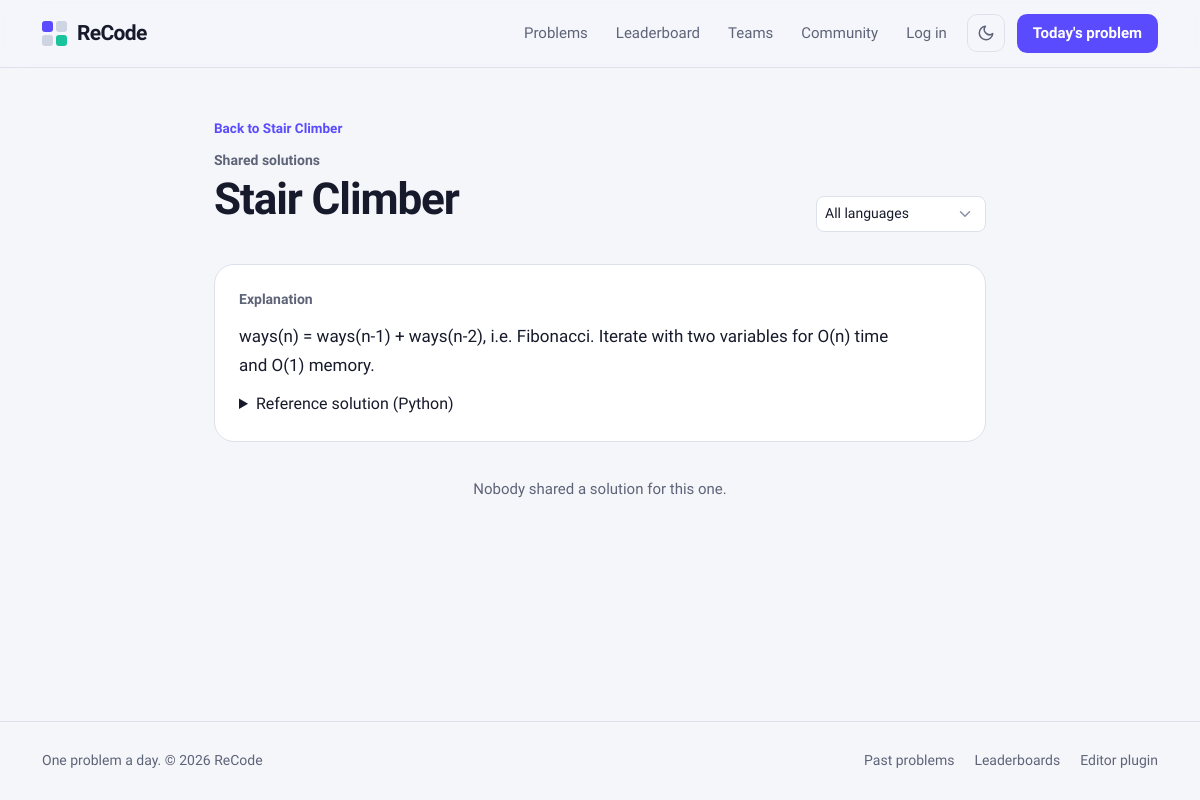
The app's page /challenges/climbing-stairs-2026-10-21/solutions/ with its own data.
### App/models.py (models this page shows, shortened)
class Challenge(models.Model):
    DIFFICULTIES = [("easy", "Easy"), ("medium", "Medium"), ("hard", "Hard")]
    title = models.CharField(max_length=100)
    slug = models.SlugField(max_length=120, unique=True)
    description = models.TextField(help_text="Supports **bold**, `inline code` and ``` code blocks.")
    constraints = models.TextField(blank=True)
    difficulty = models.CharField(max_length=10, choices=DIFFICULTIES, default="easy")
    release_date = models.DateField(db_index=True, help_text="Opens 00:00 UTC, closes 24h later.")
    function_name = models.CharField(max_length=60, help_text="Python name (snake_case). JS uses camelCase.")
    params = models.CharField(max_length=200, help_text="Comma separated parameter names")
    reference_python = models.TextField()
    reference_javascript = models.TextField(blank=True)
    explanation = models.TextField(blank=True, help_text="Shown after the challenge closes.")
    team = models.ForeignKey(Team, null=True, blank=True, on_delete=models.CASCADE, related_name="private_challenges")
    created_by = models.ForeignKey(settings.AUTH_USER_MODEL, null=True, blank=True, on_delete=models.SET_NULL)
    class Meta:
        ordering = ["-release_date"]
    def get_absolute_url(self):
        return reverse("challenge_detail", args=[self.slug])
    @property
    def opens_at(self):
        return datetime.combine(self.release_date, time.min, tzinfo=dt_timezone.utc)
    @property
    def closes_at(self):
        return self.opens_at + timedelta(days=1)
    @property
    def is_closed(self):
        return timezone.now() >= self.closes_at
    @property
    def is_released(self):
        return timezone.now() >= self.opens_at
    def is_visible_to(self, user):
        if user.is_authenticated and user.is_staff:
            return True
        if not self.is_released:
            return False
        if self.team_id:
            return self.team.has_member(user)
        return True

### App/views/challenges.py (the view)
# urls.py: path("challenges/<slug:slug>/solutions/", views.solutions, name="solutions"),
def solutions(request, slug):
    challenge = _visible_challenge(request, slug)
    if not challenge.is_closed:
        return render(request, "solutions.html", {"challenge": challenge, "locked": True})
    subs = (
        Submission.objects.filter(participation__challenge=challenge, status="accepted", shared=True, flagged=False)
        .select_related("user__profile", "participation__team")
        .annotate(like_count=Count("likes"))
    )
    if request.user.is_authenticated:
        subs = subs.annotate(liked=Exists(SolutionLike.objects.filter(submission=OuterRef("pk"), user=request.user)))
    language = request.GET.get("language", "")
    if language:
        subs = subs.filter(language=language)
    top = Participation.objects.filter(challenge=challenge, solved_at__isnull=False, is_practice=False).order_by("-score")[:1]
    return render(request, "solutions.html", {
        "challenge": challenge,
        "submissions": subs.order_by("-like_count", "created_at")[:50],
        "language": language,
        "reference": challenge.reference_python,
        "top": top[0] if top else None,
    })

### App/templatetags/recode.py (called while the page is built)
@register.filter
def simple_md(text):
    text = escape(text or "")
    blocks = []
    def stash(match):
        blocks.append(f"<pre class=\"md-pre\"><code>{match.group(1).strip()}</code></pre>")
        return f"\x00{len(blocks) - 1}\x00"
    text = _CODE_BLOCK.sub(stash, text)
    text = _INLINE_CODE.sub(r"<code>\1</code>", text)
    text = _BOLD.sub(r"<strong>\1</strong>", text)
    paragraphs = []
    for chunk in re.split(r"\n\s*\n", text.strip()):
        if re.fullmatch(r"\x00\d+\x00", chunk.strip()):
            paragraphs.append(chunk.strip())
        else:
            paragraphs.append("<p>" + chunk.replace("\n", "<br>") + "</p>")
    html = "\n".join(paragraphs)
    html = re.sub(r"\x00(\d+)\x00", lambda m: blocks[int(m.group(1))], html)
    return mark_safe(html)

### App/views/challenges.py (called while the page is built)
def _visible_challenge(request, slug):
    challenge = get_object_or_404(Challenge.objects.select_related("team"), slug=slug)
    if not challenge.is_visible_to(request.user):
        raise Http404("Challenge not available")
    return challenge

### App/templates/solutions.html (shortened to what this page needs)
{% extends 'base.html' %}
{% load recode %}
{% block content %}
<div class="page page-narrow">
    <a class="link-arrow small" href="{{ challenge.get_absolute_url }}">Back to {{ challenge.title }}</a>
    <div class="page-head mt-2">
        <div>
            <span class="eyebrow">Shared solutions</span>
            <h1>{{ challenge.title }}</h1>
        </div>
        {% if not locked %}
        <form method="get" class="filter-bar">
            <select name="language" class="form-select form-select-sm" onchange="this.form.submit()" aria-label="Language">
                <option value="">All languages</option>
            </select>
        </form>
        {% endif %}
    </div>
    {% if locked %}
    <div class="r-card text-center p-5">
        <h3>Shared solutions open after the deadline</h3>
        <p class="muted">They stay hidden so nobody can copy their way up the board. Opens in</p>
        <span class="tile-clock" style="font-size: 26px" data-countdown="{{ challenge.closes_at.isoformat }}">--:--:--</span>
    </div>
    {% else %}
    <div class="r-card mb-3">
        <div class="card-title-row"><span class="eyebrow">Explanation</span>{% if top %}<span class="muted small">Top score: {{ top.score|floatformat:1 }} by {{ top.owner_name }}</span>{% endif %}</div>
        <div class="statement">{{ challenge.explanation|default:"—"|simple_md }}</div>
        <details><summary>Reference solution (Python)</summary><pre class="md-pre"><code>{{ reference }}</code></pre></details>
    </div>
    {% for s in submissions %}
    <div class="r-card solution">
        <div class="card-title-row">
            <div>
                <a href="{% url 'public_profile' s.user.username %}"><strong>{{ s.user.profile.name }}</strong></a>
                {% if s.participation.team %}<span class="pill pill-team">{{ s.participation.team.name }}</span>{% endif %}
                <span class="pill">{{ s.language|lang_label }}</span>
                <span class="muted small">scored {{ s.participation.score|floatformat:1 }}{% if s.runtime_ms %}, ran in {{ s.runtime_ms|floatformat:1 }} ms{% endif %}</span>
            </div>
            <button class="btn-r btn-r-sm btn-r-ghost like-btn {% if s.liked %}voted{% endif %}" data-like="{% url 'solution_like' s.pk %}" {% if not user.is_authenticated %}disabled{% endif %}>♥ <span>{{ s.like_count }}</span></button>
        </div>
        <pre class="md-pre"><code>{{ s.code }}</code></pre>
    </div>
    {% empty %}
    <div class="empty">Nobody shared a solution for this one{% if language %} in {{ language|lang_label }}{% endif %}.</div>
    {% endfor %}
    {% endif %}
</div>
{% endblock %}

### App/static/style.css (style rules this page uses)
:root { --bg: #F5F6FA; --surface: #FFFFFF; --surface-2: #EEF0F6; --border: #DDE1EC; --border-strong: #C5CADA; --text: #161A2B; --muted: #5E6478; --accent: #5B4BFF; --accent-hover: #4A3AF0; --accent-ink: #FFFFFF; --accent-soft: rgba(91, 75, 255, 0.10); --ok: #0E9E79; --warn: #B7800B; --bad: #D93A40; --tile-ok: #19C39C; --tile-mid: #F5B83D; --tile-ice: #7CC4F4; --tile-off: #E3E6EF; --tile-off-border: #CFD4E2; --editor-bg: #12142A; --shadow: 0 1px 2px rgba(22, 26, 43, 0.06), 0 8px 24px rgba(22, 26, 43, 0.06); --r-panel: 20px; --r-control: 10px; --r-tile: 6px; --font-display: 'Bricolage Grotesque', 'Geist', system-ui, sans-serif; --font-body: 'Geist', system-ui, -apple-system, 'Segoe UI', sans-serif; --mono: 'Geist Mono', ui-monospace, SFMono-Regular, Menlo, monospace; color-scheme: light; }
*, *::before, *::after { box-sizing: border-box; }
html, body { margin: 0; padding: 0; min-height: 100%; }
body { background: var(--bg); color: var(--text); font-family: var(--font-body); font-size: 16px; line-height: 1.55; min-height: 100vh; display: flex; flex-direction: column; -webkit-font-smoothing: antialiased; }
h1, h2, h3, h4, h5 { font-family: var(--font-display); color: var(--text); letter-spacing: -0.025em; line-height: 1.1; font-weight: 700; text-wrap: balance; }
h1 { font-size: clamp(30px, 4vw, 44px); font-weight: 800; }
a { color: var(--accent); text-decoration: none; }
.small { font-size: 13.5px; }
.page { width: 100%; max-width: 1200px; margin: 0 auto; padding: 48px 24px 80px; }
.page-narrow { max-width: 820px; }
.page-head { display: flex; flex-wrap: wrap; align-items: flex-end; justify-content: space-between; gap: 20px; margin-bottom: 32px; }
.page-head h1 { margin: 2px 0 8px; }
.eyebrow { display: inline-flex; align-items: center; gap: 8px; color: var(--muted); font-size: 14px; font-weight: 600; }
.link-arrow { font-weight: 600; }
.empty { color: var(--muted); padding: 20px 4px; text-align: center; font-size: 15px; }
.r-card { background: var(--surface); border: 1px solid var(--border); border-radius: var(--r-panel); padding: 24px; }
.card-title-row { display: flex; align-items: center; justify-content: space-between; gap: 10px; margin-bottom: 12px; }
.form-control, .form-select { background-color: var(--surface); border: 1px solid var(--border); border-radius: var(--r-control); color: var(--text); min-height: 42px; font-size: 15px; }
.form-select-sm, .form-control-sm { min-height: 36px; font-size: 14px; border-radius: 8px; }
.filter-bar { display: flex; flex-wrap: wrap; gap: 10px; align-items: center; }
.filter-bar .form-select, .filter-bar .form-control { width: auto; min-width: 170px; }
.statement { font-size: 17px; line-height: 1.7; max-width: 68ch; }
.statement p { margin-bottom: 12px; }

### records on screen
Challenge: title "Stair Climber", explanation|simple_md "ways(n) = ways(n-1) + ways(n-2), i.e. Fibonacci. Iterate with two variables for O(n) time and O(1) memory."
